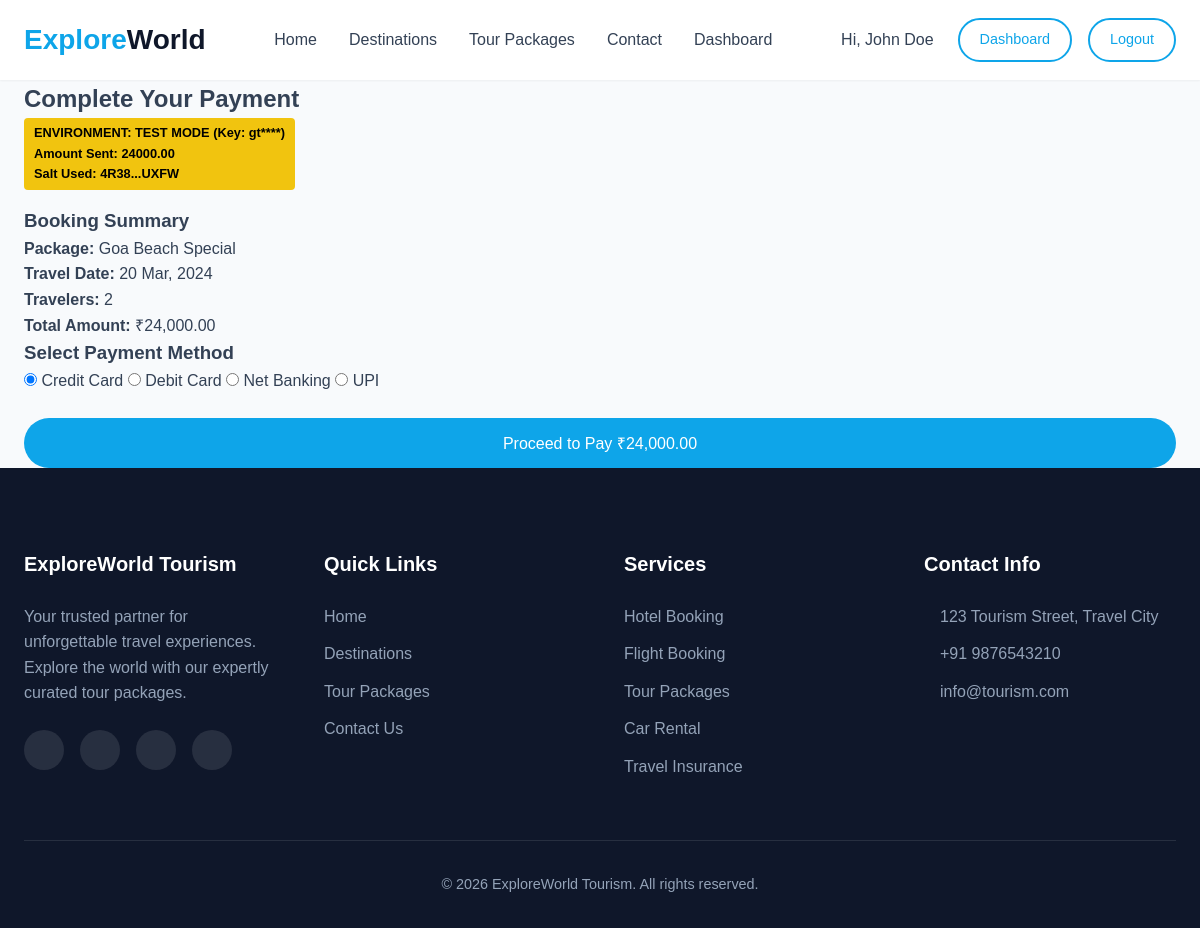
Screenshot of /payment.php?booking_id=1 (signed in) with the database file from the repository.
### tables this page shows
CREATE TABLE bookings (
    booking_id INT PRIMARY KEY AUTO_INCREMENT,
    user_id INT,
    package_id INT,
    booking_date DATE NOT NULL,
    travel_date DATE NOT NULL,
    num_travelers INT NOT NULL,
    total_amount DECIMAL(10,2) NOT NULL,
    special_requests TEXT,
    booking_status ENUM('pending', 'confirmed', 'cancelled', 'completed') DEFAULT 'pending',
    created_at TIMESTAMP DEFAULT CURRENT_TIMESTAMP,
    FOREIGN KEY (user_id) REFERENCES users(user_id) ON DELETE CASCADE,
    FOREIGN KEY (package_id) REFERENCES tour_packages(package_id) ON DELETE CASCADE,
    INDEX idx_user (user_id),
    INDEX idx_package (package_id),
    INDEX idx_status (booking_status),
    INDEX idx_travel_date (travel_date),
    INDEX idx_created (created_at)
);

CREATE TABLE tour_packages (
    package_id INT PRIMARY KEY AUTO_INCREMENT,
    package_name VARCHAR(200) NOT NULL,
    destination_id INT,
    duration_days INT NOT NULL,
    duration_nights INT NOT NULL,
    price_per_person DECIMAL(10,2) NOT NULL,
    discount_price DECIMAL(10,2),
    max_capacity INT NOT NULL,
    current_bookings INT DEFAULT 0,
    featured_image VARCHAR(255),
    overview TEXT,
    highlights TEXT,
    status ENUM('active', 'inactive', 'sold_out') DEFAULT 'active',
    created_at TIMESTAMP DEFAULT CURRENT_TIMESTAMP,
    FOREIGN KEY (destination_id) REFERENCES destinations(destination_id) ON DELETE SET NULL,
    INDEX idx_destination (destination_id),
    INDEX idx_status (status),
    INDEX idx_price (price_per_person),
    INDEX idx_created (created_at)
);

### db.php (called while the page is built, shortened)
<?php
class Database {
    private $conn;
    private function connect() {
        try {
            $this->conn = new mysqli(DB_HOST, DB_USER, DB_PASS, DB_NAME);
            $this->conn->set_charset("utf8mb4");
        } catch (Exception $e) {
            die("Database connection error: " . $e->getMessage());
        }
    }
    public function executeQuery($sql) {
        try {
            $result = $this->conn->query($sql);
            return $result;
        } catch (Exception $e) {
            error_log("Query Error: " . $e->getMessage());
            return false;
        }
    }
}
$db = new Database();
?>

### payment.php (the view, shortened to what this page needs)
<?php
require_once '../includes/functions.php';
$booking_id = $_GET['booking_id'];
$user_id = $_SESSION['user_id'];
$sql = "SELECT b.*, p.package_name, u.email, u.phone
        FROM bookings b
        JOIN tour_packages p ON b.package_id = p.package_id
        JOIN users u ON b.user_id = u.user_id
        WHERE b.booking_id = '$booking_id' AND b.user_id = '$user_id'";
$result = $db->executeQuery($sql);
$booking = $result->fetch_assoc();
$MERCHANT_KEY = PAYU_MERCHANT_KEY;
$SALT = PAYU_MERCHANT_SALT;
$action = PAYU_BASE_URL . '/_payment';
$amount = number_format((float)$booking['total_amount'], 2, '.', '');
?>
<!DOCTYPE html>
<html lang="en">
<head>
    <link rel="stylesheet" href="/online-tourism/assets/css/style.css">
</head>
<body>
    <?php include '../includes/header.php'; ?>
    <section class="payment-section">
        <div class="container">
            <div class="payment-container">
                <h2>Complete Your Payment</h2>
                <div class="test-badge" style="background: #f1c40f; color: #000; padding: 5px 10px; display: inline-block; border-radius: 4px; margin-bottom: 1rem; font-size: 0.8rem; font-weight: bold;">
                    ENVIRONMENT: TEST MODE (Key: <?php echo substr($MERCHANT_KEY, 0, 2) . '****'; ?>)
                    <br>Amount Sent: <?php echo $amount; ?>
                    <br>Salt Used: <?php echo substr($SALT, 0, 4) . '...' . substr($SALT, -4); ?>
                </div>
                <div class="payment-summary">
                    <h3>Booking Summary</h3>
                    <div class="summary-details">
                        <p><strong>Package:</strong> <?php echo $booking['package_name']; ?></p>
                        <p><strong>Travel Date:</strong> <?php echo date('d M, Y', strtotime($booking['travel_date'])); ?></p>
                        <p><strong>Travelers:</strong> <?php echo $booking['num_travelers']; ?></p>
                        <p><strong>Total Amount:</strong> ₹<?php echo number_format($booking['total_amount'], 2); ?></p>
                    </div>
                </div>
                <div class="payment-methods">
                    <h3>Select Payment Method</h3>
                    <form action="<?php echo $action; ?>" method="POST" id="paymentForm">
                        <div class="payment-options">
                            <label class="payment-option">
                                <input type="radio" name="payment_mode" value="CC" checked>
                                <span>Credit Card</span>
                            </label>
                            <label class="payment-option">
                                <input type="radio" name="payment_mode" value="DC">
                                <span>Debit Card</span>
                            </label>
                            <label class="payment-option">
                                <input type="radio" name="payment_mode" value="NB">
                                <span>Net Banking</span>
                            </label>
                            <label class="payment-option">
                                <input type="radio" name="payment_mode" value="UPI">
                                <span>UPI</span>
                            </label>
                        </div>
                        <button type="submit" class="btn btn-primary btn-block">Proceed to Pay ₹<?php echo number_format($amount, 2); ?></button>
                    </form>
                </div>
            </div>
        </div>
    </section>
    <?php include '../includes/footer.php'; ?>
</body>
</html>

### style.css (style rules this page uses)
:root { --primary-color: #0ea5e9; --primary-dark: #0284c7; --secondary-color: #6366f1; --accent-color: #f43f5e; --dark-color: #0f172a; --text-color: #334155; --text-light: #64748b; --light-color: #f8fafc; --white: #ffffff; --shadow-sm: 0 1px 2px 0 rgb(0 0 0 / 0.05); --shadow-md: 0 4px 6px -1px rgb(0 0 0 / 0.1), 0 2px 4px -2px rgb(0 0 0 / 0.1); --shadow-lg: 0 10px 15px -3px rgb(0 0 0 / 0.1), 0 4px 6px -4px rgb(0 0 0 / 0.1); --radius: 0.75rem; --transition: all 0.3s cubic-bezier(0.4, 0, 0.2, 1); }
* { margin: 0; padding: 0; box-sizing: border-box; }
body { font-family: 'Poppins', sans-serif; line-height: 1.6; color: var(--text-color); background-color: var(--light-color); }
.container { max-width: 1200px; margin: 0 auto; padding: 0 1.5rem; }
.btn { display: inline-block; padding: 0.75rem 1.5rem; border-radius: 50px; font-weight: 500; font-size: 1rem; cursor: pointer; border: 2px solid transparent; transition: var(--transition); }
.btn-primary { background-color: var(--primary-color); color: var(--white); }
.btn-block { display: block; width: 100%; margin-top: 1.5rem; }

### rows the page displays
bookings: total_amount "24000.00", package.package_name "Goa Beach Special", travel_date "20 Mar, 2024", num_travelers "2", total_amount "24,000.00"

### other values shown
$_SESSION['full_name'] "John Doe"
substr($MERCHANT_KEY, 0, 2) "gt"
substr($SALT, 0, 4) "4R38"
substr($SALT, -4) "UXFW"
SITE_NAME "ExploreWorld Tourism"
